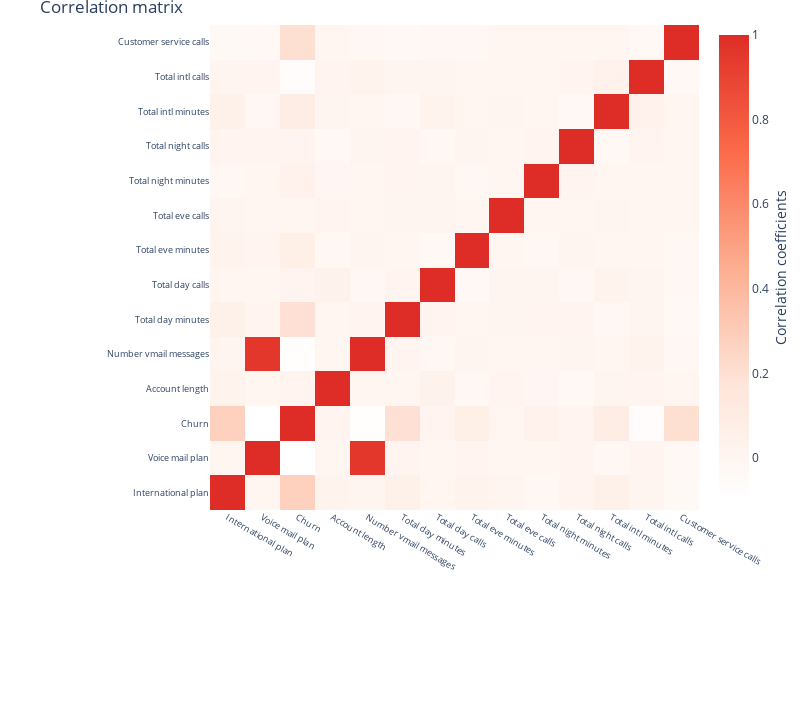

The code cell stored with this chart in its notebook:
### Markdown cell above
**Correlation Matrix

### Code cell
#correlation
correlation = churn_train.corr()
#tick labels
matrix_cols = correlation.columns.tolist()
#convert to array
corr_array = np.array(correlation)

#Plotting
trace = go.Heatmap(z = corr_array,
                   x = matrix_cols,
                   y = matrix_cols,
                   colorscale = [[0.0, '#FFFFFF'], [0.25, '#FEE5D9'], 
                                 [0.5, '#FCAE91'], [0.75, '#FB6A4A'], [1.0, '#DE2D26']],
                   colorbar = dict(title = " Correlation coefficients", titleside = "right"),
                  )
layout = go.Layout(dict(title = "Correlation matrix",
                        autosize = False,
                        height = 720,
                        width = 800,
                        margin = dict(r = 0, l = 210, t = 25, b = 210),
                        yaxis = dict(tickfont = dict(size = 9)),
                        xaxis = dict(tickfont = dict(size = 9))
                       )
                  )
data = [trace]
fig = go.Figure(data=data, layout=layout)
py.iplot(fig)

### Figure 1 — Plotly figure (JSON) as saved in the notebook; plotly's stock layout.template omitted (floating-point values rounded to 4 significant figures; data arrays with more than 128 entries replaced by an {"elided": "..."} marker saying what was removed)
{"data": [{"colorbar": {"title": {"side": "right", "text": " Correlation coefficients"}}, "colorscale": [[0, "#FFFFFF"], [0.25, "#FEE5D9"], [0.5, "#FCAE91"], [0.75, "#FB6A4A"], [1, "#DE2D26"]], "type": "heatmap", "x": ["International plan", "Voice mail plan", "Churn", "Account length", "Number vmail messages", "Total day minutes", "Total day calls", "Total eve minutes", "Total eve calls", "Total night minutes", "Total night calls", "Total intl minutes", "Total intl calls", "Customer service calls"], "y": ["International plan", "Voice mail plan", "Churn", "Account length", "Number vmail messages", "Total day minutes", "Total day calls", "Total eve minutes", "Total eve calls", "Total night minutes", "Total night calls", "Total intl minutes", "Total intl calls", "Customer service calls"], "z": {"elided": "14x14 float values"}}], "layout": {"autosize": false, "height": 720, "margin": {"b": 210, "l": 210, "r": 0, "t": 25}, "title": {"text": "Correlation matrix"}, "width": 800, "xaxis": {"tickfont": {"size": 9}}, "yaxis": {"tickfont": {"size": 9}}}}
